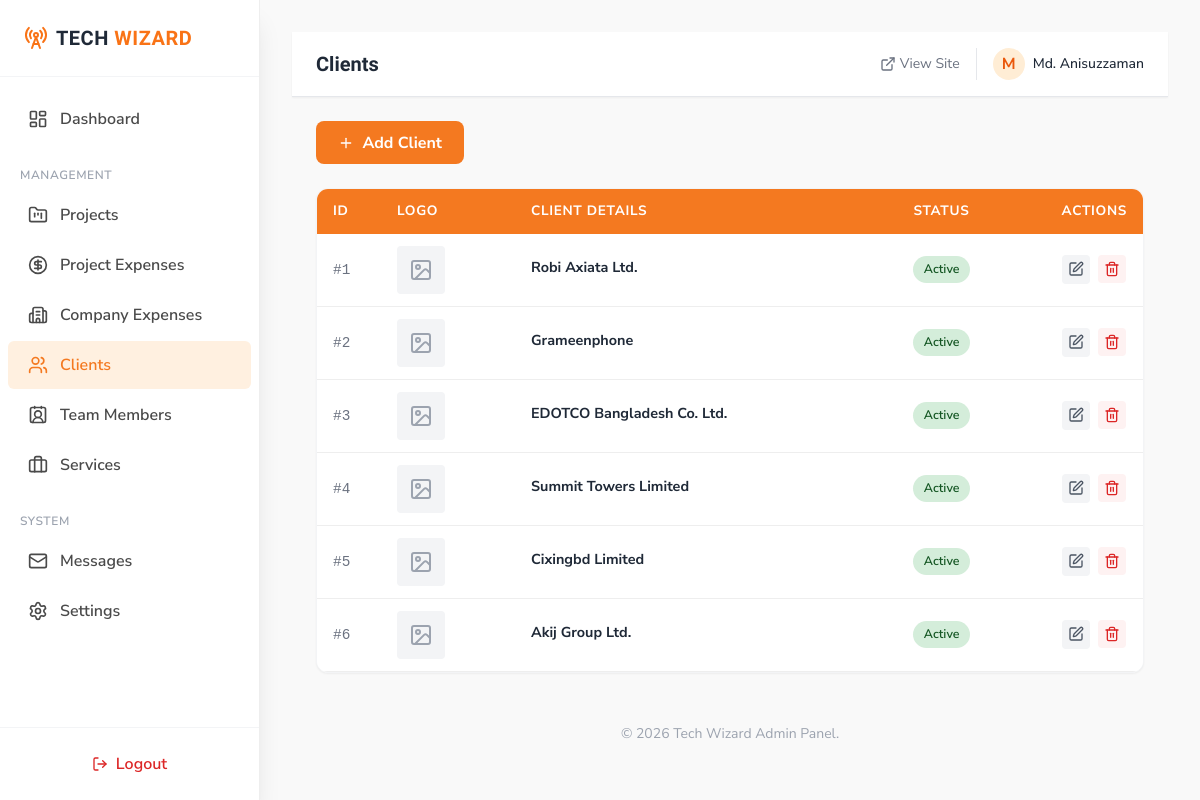
/admin/clients (signed in), run on the app's committed database.
### tables this page shows
CREATE TABLE IF NOT EXISTS clients (
    id INT AUTO_INCREMENT PRIMARY KEY,
    name VARCHAR(200) NOT NULL,
    logo VARCHAR(255),
    website VARCHAR(255),
    contact_person VARCHAR(100),
    contact_email VARCHAR(150),
    contact_phone VARCHAR(30),
    is_active TINYINT DEFAULT 1,
    sort_order INT DEFAULT 0,
    created_at TIMESTAMP DEFAULT CURRENT_TIMESTAMP
);

### app/controllers/ClientController.php (called while the page is built, shortened)
<?php
class ClientController extends Controller
{
    public function index(): void
    {
        $clientModel = new Client();
        $clients     = $clientModel->getAll();
        $this->view('admin/clients/index', compact('clients', 'flash'), 'admin');
    }
}

### public/index.php (called while the page is built, shortened)
<?php
require_once APP_ROOT . '/core/helpers.php';
spl_autoload_register(function($className) {
    $paths = [
        APP_ROOT . '/core/' . $className . '.php',
        APP_ROOT . '/app/controllers/' . $className . '.php',
        APP_ROOT . '/app/models/' . $className . '.php',
    ];
    foreach ($paths as $path) {
        if (file_exists($path)) {
            return;
        }
    }
});
$router = new Router();
$router->dispatch();

### core/helpers.php (called while the page is built, shortened)
<?php
function base_url(string $path = ''): string
{
    return BASE_URL . ltrim($path, '/');
}
function asset(string $path): string
{
    return BASE_URL . 'assets/' . ltrim($path, '/');
}
function is_admin_active(string $route): string
{
    $currentUrl = trim($_GET['url'] ?? '', '/');
    $checkRoute = trim('admin/' . $route, '/');
    if ($route !== '' && str_starts_with($currentUrl, $checkRoute)) return 'active';
    return '';
}
function h(string $str): string
{
    return htmlspecialchars($str, ENT_QUOTES, 'UTF-8');
}

### app/models/Database.php (called while the page is built, shortened)
<?php
class Database
{
    private static ?Database $instance = null;
    private ?PDO $connection = null;
    private function __construct()
    {
        try {
            $dsn = 'mysql:host=' . DB_HOST . ';dbname=' . DB_NAME . ';charset=utf8mb4';
            $options = [
                PDO::ATTR_ERRMODE            => PDO::ERRMODE_EXCEPTION,
                PDO::ATTR_DEFAULT_FETCH_MODE => PDO::FETCH_ASSOC,
                PDO::ATTR_EMULATE_PREPARES   => false,
            ];
            $this->connection = new PDO($dsn, DB_USER, DB_PASS, $options);
        } catch (PDOException $e) {
            if (APP_DEBUG) {
                die('<h2>Database Connection Failed</h2><p>' . $e->getMessage() . '</p>');
            }
            die('Database connection error. Please try again later.');
        }
    }
    public static function getInstance(): Database
    {
        if (self::$instance === null) {
            self::$instance = new self();
        }
        return self::$instance;
    }
    public function getConnection(): PDO
    {
        return $this->connection;
    }
}

### core/Model.php (called while the page is built, shortened)
<?php
class Model
{
    protected ?PDO $db = null;
    public function __construct()
    {
        $this->db = Database::getInstance()->getConnection();
    }
    public function query(string $sql, array $params = []): PDOStatement|bool
    {
        try {
            $stmt = $this->db->prepare($sql);
            $stmt->execute($params);
            return $stmt;
        } catch (PDOException $e) {
            if (APP_DEBUG) {
                die('Query Error: ' . $e->getMessage() . '<br>SQL: ' . $sql);
            }
            return false;
        }
    }
    public function findAll(string $table, array $where = [], string $order = '', int $limit = 0, int $offset = 0): array
    {
        $sql = "SELECT * FROM `{$table}`";
        $params = [];
        if ($order) {
            $sql .= " ORDER BY {$order}";
        }
        $stmt = $this->query($sql, $params);
        return $stmt ? $stmt->fetchAll(PDO::FETCH_ASSOC) : [];
    }
}

### app/models/Client.php (called while the page is built, shortened)
<?php
class Client extends Model
{
    public function getAll(): array
    {
        return $this->findAll('clients', [], 'sort_order ASC, name ASC');
    }
}

### app/views/admin/clients/index.php (the view, shortened to what this page needs)
<?php $title = 'Clients'; ?>
<div class="flex justify-between items-center mb-6">
    <a href="<?= base_url('admin/clients/create') ?>" class="btn-primary flex items-center gap-2">
        <i data-lucide="plus" class="w-4 h-4"></i> Add Client
    </a>
</div>
<div class="bg-white rounded-xl shadow-sm border border-gray-100 overflow-hidden">
    <div class="data-table-wrapper rounded-none border-0 shadow-none">
        <table class="data-table">
            <thead>
                <tr>
                    <th class="w-16">ID</th>
                    <th>Logo</th>
                    <th>Client Details</th>
                    <th>Status</th>
                    <th class="w-24 text-center">Actions</th>
                </tr>
            </thead>
            <tbody>
                <?php if (empty($clients)): ?>
                    <tr>
                        <td colspan="5" class="py-12 text-center text-gray-400">
                            <i data-lucide="users" class="w-12 h-12 mx-auto mb-3 opacity-50"></i>
                            <p>No clients found.</p>
                        </td>
                    </tr>
                <?php else: ?>
                    <?php foreach ($clients as $client): ?>
                        <tr>
                            <td class="text-gray-500 font-mono text-sm">#<?= $client['id'] ?></td>
                            <td>
                                <?php if ($client['logo']): ?>
                                    <div class="w-12 h-12 rounded bg-gray-50 border border-gray-200 flex items-center justify-center p-1">
                                        <img src="<?= upload_url($client['logo']) ?>" class="max-w-full max-h-full object-contain">
                                    </div>
                                <?php else: ?>
                                    <div class="w-12 h-12 rounded bg-gray-100 flex items-center justify-center text-gray-400">
                                        <i data-lucide="image" class="w-6 h-6"></i>
                                    </div>
                                <?php endif; ?>
                            </td>
                            <td>
                                <div class="font-bold text-gray-800 mb-1"><?= h($client['name']) ?></div>
                            </td>
                            <td>
                                <?php if ($client['is_active']): ?>
                                    <span class="badge badge-completed">Active</span>
                                <?php else: ?>
                                    <span class="badge badge-cancelled">Inactive</span>
                                <?php endif; ?>
                            </td>
                            <td>
                                <div class="flex justify-center gap-2">
                                    <a href="<?= base_url('admin/clients/edit/' . $client['id']) ?>" class="p-1.5 bg-gray-100 text-gray-600 rounded hover:bg-gray-200 transition-colors" title="Edit">
                                        <i data-lucide="edit" class="w-4 h-4"></i>
                                    </a>
                                    <form action="<?= base_url('admin/clients/delete/' . $client['id']) ?>" method="POST" class="inline" data-confirm="Delete this client?">
                                        <button type="submit" class="p-1.5 bg-red-50 text-red-600 rounded hover:bg-red-100 transition-colors" title="Delete">
                                            <i data-lucide="trash-2" class="w-4 h-4"></i>
                                        </button>
                                    </form>
                                </div>
                            </td>
                        </tr>
                    <?php endforeach; ?>
                <?php endif; ?>
            </tbody>
        </table>
    </div>
</div>

### core/Router.php (shortened to what this page needs)
<?php
class Router
{
    public function dispatch(): void
    {
        $url = $_GET['url'] ?? '';
        $url = rtrim($url, '/');
        $url = filter_var($url, FILTER_SANITIZE_URL);
        $urlParts = $url ? explode('/', $url) : [];
        if (!empty($urlParts[0]) && $urlParts[0] === 'admin') {
            $this->dispatchAdmin(array_slice($urlParts, 1));
            return;
        }
    }
    private function dispatchAdmin(array $parts): void
    {
        $segment0 = $parts[0] ?? '';
        $segment1 = $parts[1] ?? '';
        $segment2 = $parts[2] ?? '';
        switch ($segment0) {
            case 'clients':
                $this->dispatchClients($segment1, $segment2);
                break;
        }
    }
    private function dispatchClients(string $s1, string $s2): void
    {
        switch ($s1) {
            case '':
                $this->callController('ClientController', 'index', []);
                break;
        }
    }
    private function callController(string $controllerName, string $methodName, array $params): void
    {
        $controller = new $controllerName();
        call_user_func_array([$controller, $methodName], $params);
    }
}

### core/Controller.php (shortened to what this page needs)
<?php
class Controller
{
    public function view(string $view, array $data = [], string $layout = 'main'): void
    {
        extract($data);
        $viewPath = APP_ROOT . '/app/views/' . $view . '.php';
        include $viewPath;
        $content = ob_get_clean();
        $layoutPath = APP_ROOT . '/app/views/layouts/' . $layout . '.php';
        if ($layout && file_exists($layoutPath)) {
            include $layoutPath;
        } else {
            echo $content;
        }
    }
}

### app/views/layouts/admin.php (shortened to what this page needs)
<!DOCTYPE html>
<html lang="en">
<head>
    <script src="https://cdn.tailwindcss.com"></script>
    <link rel="stylesheet" href="<?= asset('css/custom.css') ?>">
</head>
<body class="antialiased bg-gray-50 text-gray-800">
    <aside class="admin-sidebar bg-white shadow-xl flex flex-col show md:translate-x-0">
        <div class="p-6 border-b border-gray-100 flex justify-between items-center">
            <a href="<?= base_url('admin/dashboard') ?>" class="flex items-center gap-2">
                <i data-lucide="radio-tower" class="text-orange-500 w-6 h-6"></i>
                <span class="font-['Barlow_Condensed'] font-extrabold text-xl tracking-wide">TECH <span class="text-orange-500">WIZARD</span></span>
            </a>
        </div>
        <nav class="flex-1 overflow-y-auto py-4">
            <a href="<?= base_url('admin/dashboard') ?>" class="admin-nav-link <?= is_admin_active('dashboard') ?>">
                <i data-lucide="layout-dashboard" class="w-5 h-5"></i> Dashboard
            </a>
            <div class="px-5 text-xs font-semibold text-gray-400 uppercase tracking-wider mt-6 mb-2">Management</div>
            <a href="<?= base_url('admin/projects') ?>" class="admin-nav-link <?= is_admin_active('projects') ?>">
                <i data-lucide="folder-kanban" class="w-5 h-5"></i> Projects
            </a>
            <a href="<?= base_url('admin/expenses/project') ?>" class="admin-nav-link <?= is_admin_active('expenses/project') ?>">
                <i data-lucide="circle-dollar-sign" class="w-5 h-5"></i> Project Expenses
            </a>
            <a href="<?= base_url('admin/expenses/company') ?>" class="admin-nav-link <?= is_admin_active('expenses/company') ?>">
                <i data-lucide="building-2" class="w-5 h-5"></i> Company Expenses
            </a>
            <a href="<?= base_url('admin/clients') ?>" class="admin-nav-link <?= is_admin_active('clients') ?>">
                <i data-lucide="users" class="w-5 h-5"></i> Clients
            </a>
            <a href="<?= base_url('admin/team') ?>" class="admin-nav-link <?= is_admin_active('team') ?>">
                <i data-lucide="contact-2" class="w-5 h-5"></i> Team Members
            </a>
            <a href="<?= base_url('admin/services') ?>" class="admin-nav-link <?= is_admin_active('services') ?>">
                <i data-lucide="briefcase" class="w-5 h-5"></i> Services
            </a>
            <div class="px-5 text-xs font-semibold text-gray-400 uppercase tracking-wider mt-6 mb-2">System</div>
            <a href="<?= base_url('admin/contacts') ?>" class="admin-nav-link <?= is_admin_active('contacts') ?>">
                <i data-lucide="mail" class="w-5 h-5"></i> Messages
            </a>
            <a href="<?= base_url('admin/settings') ?>" class="admin-nav-link <?= is_admin_active('settings') ?>">
                <i data-lucide="settings" class="w-5 h-5"></i> Settings
            </a>
        </nav>
        <div class="p-4 border-t border-gray-100">
            <a href="<?= base_url('admin/logout') ?>" class="flex items-center justify-center gap-2 w-full py-2 px-4 rounded text-red-600 hover:bg-red-50 font-semibold transition-colors">
                <i data-lucide="log-out" class="w-4 h-4"></i> Logout
            </a>
        </div>
    </aside>
    <div class="admin-content flex flex-col min-h-screen">
        <header class="bg-white shadow-sm border-b border-gray-200 sticky top-0 z-40">
            <div class="flex items-center justify-between px-6 py-4">
                <div class="flex items-center gap-4">
                    <h2 class="text-xl font-semibold text-gray-800 m-0"><?= $title ?? 'Dashboard' ?></h2>
                </div>
                <div class="flex items-center gap-4">
                    <a href="<?= base_url() ?>" target="_blank" class="text-sm text-gray-500 hover:text-orange-500 hidden sm:flex items-center gap-1">
                        <i data-lucide="external-link" class="w-4 h-4"></i> View Site
                    </a>
                    <div class="flex items-center gap-2">
                        <div class="w-8 h-8 rounded-full bg-orange-100 text-orange-600 flex items-center justify-center font-bold">
                            <?= substr($_SESSION[ADMIN_SESSION_KEY]['name'] ?? 'A', 0, 1) ?>
                        </div>
                        <span class="text-sm font-medium hidden sm:block"><?= $_SESSION[ADMIN_SESSION_KEY]['name'] ?? 'Admin' ?></span>
                    </div>
                </div>
            </div>
        </header>
        <main class="flex-1 p-6">
            <?= $content ?>
        </main>
        <footer class="p-6 text-center text-sm text-gray-400 mt-auto">
            &copy; <?= date('Y') ?> Tech Wizard Admin Panel.
        </footer>
    </div>
</body>
</html>

### public/assets/css/custom.css (style rules this page uses)
:root { --orange: #F47920; --orange-dark: #D96B12; --orange-light: #FFF0E0; --dark: #1A1A1A; --gray: #4A4A4A; --light: #F8F8F8; --white: #FFFFFF; --shadow: 0 4px 24px rgba(244,121,32,0.12); --radius: 8px; }
body { font-family: 'Nunito Sans', sans-serif; color: var(--gray); background-color: var(--light); }
h1, h2, h3, h4, h5, h6 { font-family: 'Barlow Condensed', sans-serif; color: var(--dark); font-weight: 700; }
.btn-primary { background: var(--orange); color: white; font-weight: 700; border-radius: var(--radius); padding: 0.6rem 1.4rem; transition: background 0.2s, transform 0.2s; display: inline-block; text-align: center; }
.admin-sidebar { width: 260px; background: white; border-right: 1px solid #eee; min-height: 100vh; position: fixed; top: 0; bottom: 0; overflow-y: auto; z-index: 50; transition: transform 0.3s ease; }
.admin-nav-link { display: flex; align-items: center; gap: 0.75rem; padding: 0.75rem 1.25rem; color: var(--gray); font-weight: 600; border-radius: 6px; margin: 2px 8px; transition: all 0.2s; }
.admin-nav-link:hover, .admin-nav-link.active { background: var(--orange-light); color: var(--orange); }
.admin-content { margin-left: 260px; padding: 2rem; background: #f9f9f9; min-height: 100vh; transition: margin-left 0.3s ease; }
.data-table-wrapper { overflow-x: auto; background: white; border-radius: var(--radius); box-shadow: 0 2px 8px rgba(0,0,0,0.04); }
.data-table { width: 100%; border-collapse: collapse; min-width: 800px; }
.data-table th { background: var(--orange); color: white; padding: 0.75rem 1rem; text-align: left; font-size: 0.85rem; text-transform: uppercase; letter-spacing: 0.05em; }
.data-table td { padding: 0.75rem 1rem; border-bottom: 1px solid #eee; font-size: 0.9rem; }
.badge-completed { background: #D4EDDA; color: #155724; }
.badge { padding: 0.25rem 0.65rem; border-radius: 20px; font-size: 0.78rem; font-weight: 600; display: inline-block; }

### data on the page
clients: id "1", name "Robi Axiata Ltd.", is_active "Active"
clients: id "2", name "Grameenphone", is_active "Active"
clients: id "3", name "EDOTCO Bangladesh Co. Ltd.", is_active "Active"
clients: id "4", name "Summit Towers Limited", is_active "Active"
clients: id "5", name "Cixingbd Limited", is_active "Active"
clients: id "6", name "Akij Group Ltd.", is_active "Active"

### other printed values
$title "Clients"
substr($_SESSION[ADMIN_SESSION_KEY]['name'] ?? 'A', 0, 1) "M"
$_SESSION[ADMIN_SESSION_KEY]['name'] "Md. Anisuzzaman"
